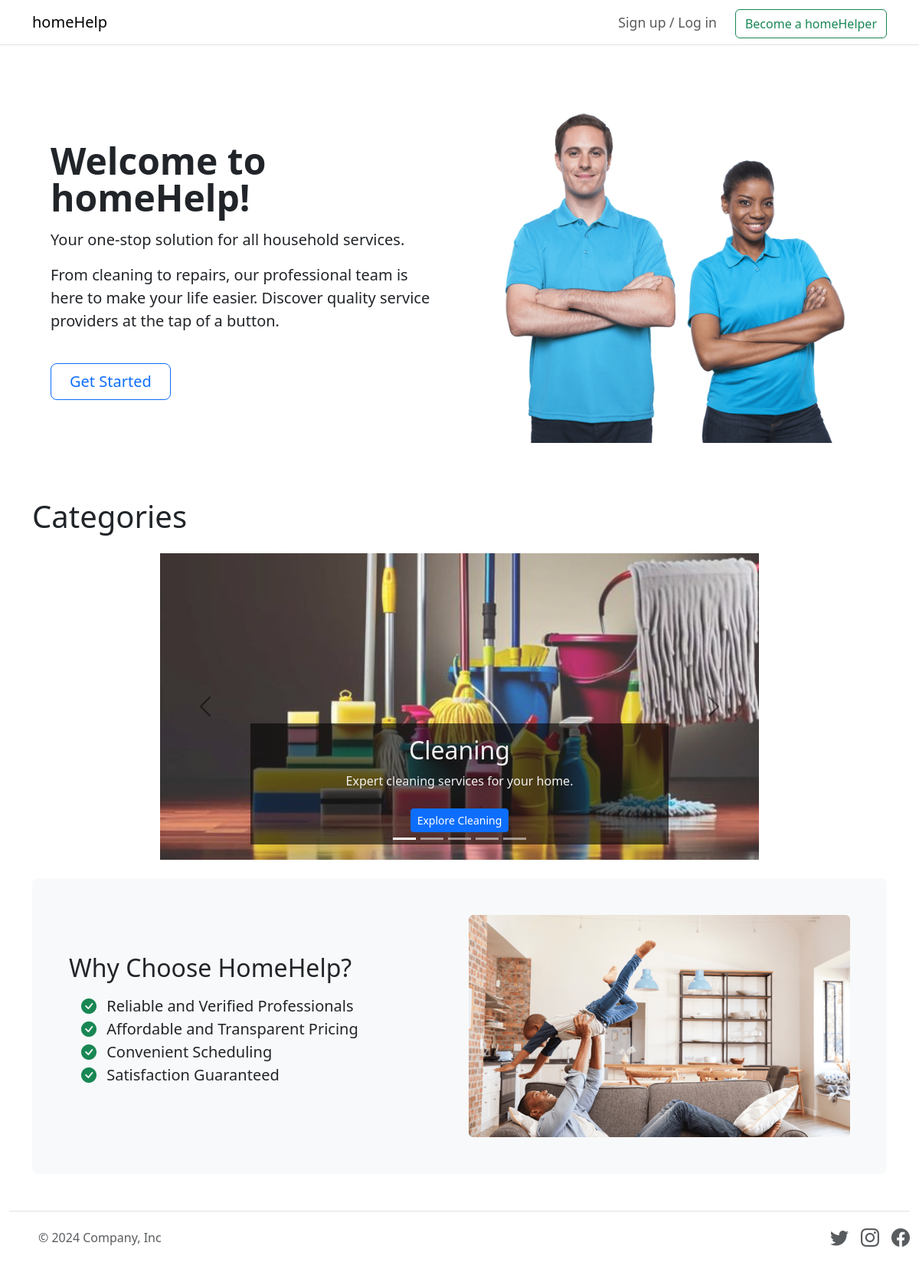
The page / on the database its author committed.
### applications/models.py (models this page shows)
class Service(db.Model):
    service_id = db.Column(db.Integer, primary_key=True, autoincrement=True)
    category = db.Column(db.String(10))
    base_price = db.Column(db.Float, nullable=False)
    name = db.Column(db.String(50), nullable=False)
    description = db.Column(db.String(250), nullable=True)
    image = db.Column(db.String(100), nullable=True)
    service_requests = db.relationship('ServiceRequest', backref='service', lazy=True, cascade="all, delete-orphan")

### applications/routes.py (the view)
@app.route('/')
def home():
    if session.get('role') == 'admin':
        return redirect('/admin')
    categories = Service.query.with_entities(Service.category).distinct().all()
    unique_categories = [category[0] for category in categories]
    dict_category_path = {}
    for category in unique_categories:
        service_with_image = Service.query.filter_by(category=category).first()
        if service_with_image and service_with_image.image:
            dict_category_path[category] = service_with_image.image
        else:
            dict_category_path[category] = 'welcome-illustration.png'
    category_services_dict = {}
    for category in unique_categories:
        category_services = Service.query.filter_by(category=category).all()  # Get all services for the category
        category_services_dict[category] = category_services
    if not session.get('name'):
        return render_template('index.html', dict_category_path=dict_category_path)
    if session.get('role') == 'customer':
        customer = Customer.query.get_or_404(session.get('customer_id'))
        return render_template('user-view.html', customer=customer, category_services_dict=category_services_dict)
    if session.get('role') == 'professional':
        return redirect(url_for('my_service_requests'))

### template/index.html (shortened to what this page needs)
{% extends 'base.html' %}
{% block content %}
{% if not session.get('name', None) %}
<div>
    <div class="container col-xxl-8 px-4 py-4">
        <div class="row flex-lg-row-reverse align-items-center g-5 py-5">
            <div class="col-10 col-sm-8 col-lg-6">
                <img src="{{ url_for('static', filename='/welcome-illustration.png') }}"
                    class="d-block mx-lg-auto img-fluid" alt="Bootstrap Themes" width="700" height="500" loading="lazy">
            </div>
            <div class="col-lg-6">
                <h1 class="display-5 fw-bold lh-1 mb-3">Welcome to homeHelp!</h1>
                <p class="lead">Your one-stop solution for all household services.</p>
                <p class="lead">From cleaning to repairs, our professional team is here to make your life easier.
                    Discover quality service providers at the tap of a button.</p>
                <br>
                <div class="d-grid gap-2 d-md-flex justify-content-md-start">
                    <button class="btn btn-outline-primary btn-lg px-4 me-md-2"
                        onclick="location.href='{{ url_for('custSignup') }}'" type="button">Get Started</button>
                </div>
            </div>
        </div>
    </div>
    <h1 class="mb-3">Categories</h1>
    <div class="d-flex justify-content-center my-4">
        <div id="carouselExampleCaptions" class="carousel slide" data-bs-ride="carousel" style="width: 70%; max-width: 900px;">
          <div class="carousel-indicators">
            {% for category, path in dict_category_path.items() %}
              <button type="button" data-bs-target="#carouselExampleCaptions" data-bs-slide-to="{{ loop.index0 }}"
                      class="{% if loop.first %}active{% endif %}"
                      aria-current="{% if loop.first %}true{% endif %}"
                      aria-label="Slide {{ loop.index }}"></button>
            {% endfor %}
          </div>
          <div class="carousel-inner">
            {% for category, path in dict_category_path.items() %}
              <div class="carousel-item {% if loop.first %}active{% endif %}">
                <img src="{{ url_for('static', filename=path) }}" class="d-block w-100" alt="{{ category }} image" style="height: 400px; object-fit: cover; opacity: 0.8;">
                <div class="carousel-caption d-md-block" style="background-color: rgba(0, 0, 0, 0.6); color: #f1f1f1; padding: 1rem;">
                  <h5 class="text display-6" style="font-size: 2rem;">{{ category }}</h5>
                  <p>Expert {{ category.lower() }} services for your home.</p>
                  <a href="{{ url_for('custSignup') }}" class="btn btn-primary btn-sm mt-2" onclick="confirm('Please sign up or log in to access this service.', 'success')">
                    Explore {{ category }}
                  </a>
                </div>
              </div>
            {% endfor %}
          </div>
          <button class="carousel-control-prev" type="button" data-bs-target="#carouselExampleCaptions" data-bs-slide="prev">
            <span class="carousel-control-prev-icon" aria-hidden="true" style="filter: invert(1);"></span>
          </button>
          <button class="carousel-control-next" type="button" data-bs-target="#carouselExampleCaptions" data-bs-slide="next">
            <span class="carousel-control-next-icon" aria-hidden="true" style="filter: invert(1);"></span>
          </button>
        </div>
      </div>
    <div class="p-5 my-4 bg-light rounded-3">
        <div class="row align-items-center">
            <div class="col-md-6">
                <h2>Why Choose HomeHelp?</h2>
                <ul class="list-unstyled mt-3 mx-3 fs-5">
                    <li><i class="bi bi-check-circle-fill text-success me-2"></i> Reliable and Verified Professionals
                    </li>
                    <li><i class="bi bi-check-circle-fill text-success me-2"></i> Affordable and Transparent Pricing
                    </li>
                    <li><i class="bi bi-check-circle-fill text-success me-2"></i> Convenient Scheduling</li>
                    <li><i class="bi bi-check-circle-fill text-success me-2"></i> Satisfaction Guaranteed</li>
                </ul>
            </div>
            <div class="col-md-6 text-center">
                <img src="{{ url_for('static', filename='/Screenshot 2024-10-30 121255.png') }}" alt="Home Services"
                    class="img-fluid rounded">
            </div>
        </div>
    </div>
</div>
{% endif %}
{% endblock %}

### rows shown on the page
Service: image (picture), category "Cleaning", lower "cleaning"
